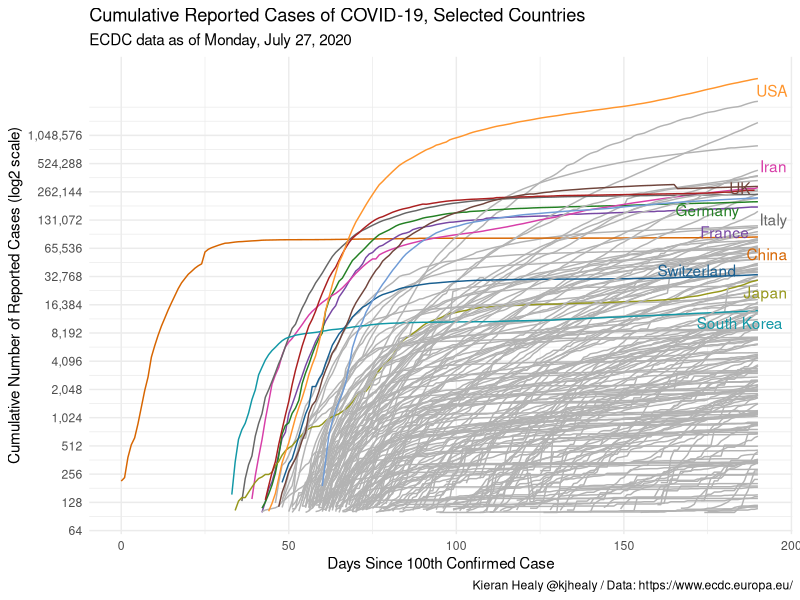
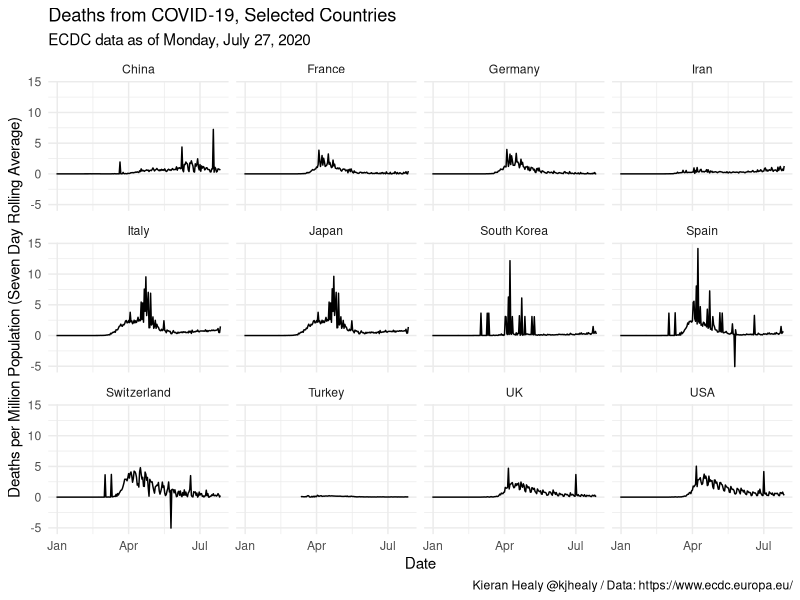

These figures' R source, in order: (Note: this script raises an error after producing the figures.)
# ---
#   title: "DS4IR"
# subtitle: "Comunicação de resultados"
# author: 
#   - Professor Davi Moreira
# - Professor Rafael Magalhães
# date: "`r format(Sys.time(), '%d-%m-%Y')`"
# output: 
#   revealjs::revealjs_presentation:
#   theme: simple
# highlight: haddock
# transition: slide
# center: true
# css: stylesheet.css
# reveal_options:
#   controls: false  # Desativar botões de navegação no slide
# mouseWheel: true # Passar slides com o mouse
# ---
#   
#   ## Programa
#   
#   - Fluxo da ciência de dados
# - A imporância do contexto
# - A escolha da visualização
# - Eliminando ruído
# - Escolhendo o destaque
# - Ajustes estéticos
# - Que história está sendo contada?
#   
#   ## Motivação
#   
#   <center>
#   ![Fluxo](images/motivacao.png)
# </center>
#   
#   ## Fluxo da ciência de dados
#   Percorremos um longo caminho nessas duas semanas. Hoje completamos o ciclo.
# 
# <center>
#   ![Fluxo](images/flow.png)
# </center>
#   
#   ## A floresta e as árvores
#   
#   <center>
#   ![Floresta](images/floresta.jpg){width=400}
# </center>
#   
#   Exploramos muitos detalhes de implementação nesses últimos dias. Nos concentramos em aspectos individuais de cada análise.
# 
# Hoje, queremos dar um passo atrás para pensarmos **menos no detalhe** e **mais no processo**.
# 
# No fim da contas, toda análise de dados tem um propósito. Como alcançá-lo de maneira mais efetiva?
#   
#   
#   ## Elementos essesenciais da comunicação de dados
#   
#   Vamos separar o processo de comunicação de dados em 6 princípios gerais:
#   
#   1. O contexto importa
# 2. A visualização deriva dos dados
# 3. Separar o que é sinal e o que é ruído
# 4. Impor hierarquia entre os dados
# 5. Beleza também conta
# 6. Sua análise deve contar uma história
# 
# 
# ## Contexto
# 
# ## Contexto
# 
# Toda análise tem um objetivo e uma audiência.
# 
# - É importante separar a exploração dos dados e a análise final. Não caia na tentação de mostrar tudo o que você fez.
# 
# - Adapte o relatório a sua audiência. Tomadores de decisão nem sempre estão interessados em detalhes de execução.
# 
# - *E daí?* Tenha em mente um objetivo específico de aprendizado. É ele que vai guiar quais informações são relevantes para seu relatório.
# 
# Números isolados não nos dizem muita coisa. Para tomar decisões com base em evidência, é preciso estabelecer uma **base de comparação** adequada para o objetivo do seu relatório. 
# 
# ## Contexto pode vir em uma informação nova...
# 
# <center>
#   ![Contexto-add](images/contexto-add.png){width=600px}
# </center>
#   
#   ## ... ou reforçar uma informação já existente
#   
#   <center>
#   ![Contexto-obs](images/contexto-obs.png)
# </center>
#   
#   
#   ## A escolha do gráfico
#   
#   ## A escolha do gráfico
#   
#   - [Use gráficos em vez de tabelas!](https://scholar.princeton.edu/sites/default/files/jkastellec/files/graphs.pdf)
# 
# - Que tipo de dados?
#   
#   - Quantas dimensões
# 
# - A maioria dos relatórios é consumida em mídias 2D. Mostrar mais do que isso pode gerar confusão no leitor
# 
# - Cuidado com as escalas!
#   
#   ## Escalas podem ser enganosas
#   
#   <center>
#   ![Escala](images/escala-fail.png){width=600px}
# </center>
#   
#   ## Evite eixos duplos
#   <center>
#   ![Escala](images/eixo-duplo.png){width=600px}
# </center>
#   
#   ## Ou triplos!
#   <center>
#   ![Escala](images/eixo-triplo.png)
# </center>
#   
#   ## Menos gráficos de pizza...
#   
#   <center>
#   ![Escala](images/pie-vs-bar.png)
# </center>
#   
#   
#   ## Oof
#   
#   <center>
#   ![Escala](images/chart-fail.png)
# </center>
#   
#   
#   ## Menos é mais
#   
#   ## Eliminação de ruído
#   
#   Quanto mais informações na sua visualização, maior a carga cognitiva
# 
# <center>
#   ![Escala](images/data-ink-ratio-formula.png)
# </center>
#   
#   
#   ## Data-ink ratio
#   
#   Quanto mais informações na sua visualização, maior a carga cognitiva
# 
# <center>
#   ![Escala](images/data-ink.png)
# </center>
#   
#   
#   ## Limpeza passo a passo
#   
#   <center>
#   ![Escala](images/limpeza-1.png)
# </center>
#   
#   ## Eliminação da borda
#   
#   <center>
#   ![Escala](images/limpeza-2.png)
# </center>
#   
#   
#   ## Limpeza das grades
#   
#   <center>
#   ![Escala](images/limpeza-3.png)
# </center>
#   
#   
#   ## Tirando os pontos
#   
#   <center>
#   ![Escala](images/limpeza-4.png)
# </center>
#   
#   ## Processamento dos eixos
#   
#   <center>
#   ![Escala](images/limpeza-5.png)
# </center>
#   
#   ## Ajeitando o rótulo
#   
#   <center>
#   ![Escala](images/limpeza-6.png)
# </center>
#   
#   
#   ## Ajuste de cores
#   
#   <center>
#   ![Escala](images/limpeza-7.png)
# </center>
#   
#   ## Antes e depois
#   
#   <center>
#   ![Escala](images/limpeza-8.png)
# </center>
#   
#   
#   ## Hierarquia entre os dados
#   
#   ## Conte os dígitos 3
#   
#   <center>
#   ![Hierarquia](images/hierarquia-1.PNG)
# </center>
#   
#   
#   ## Conte os dígitos 3
#   
#   <center>
#   ![Hierarquia](images/hierarquia-2.PNG)
# </center>
#   
#   
#   ## Formas de chamar atenção
#   
#   <center>
#   ![Hierarquia](images/hierarquia-3.PNG)
# </center>
#   
#   
#   ## Destaque por cores
#   
#   <center>
#   ![Hierarquia](images/h-cores.PNG)
# </center>
#   
#   
#   ## Voltando ao nosso exemplo
#   
#   <center>
#   ![Escala](images/limpeza-9.png)
# </center>
#   
#   ## Voltando ao nosso exemplo
#   
#   <center>
#   ![Escala](images/limpeza-10.png)
# </center>
#   
#   
#   ## Use cores de maneira estratégica
#   
#   <center>
#   ![Escala](images/cores.png)
# </center>
#   
#   
#   ## Nem todos os dados têm a mesma importância
#   
#   ## Enfatizando o ponto principal
#   
#   <center>
#   ![Escala](images/enfase.png)
# </center>
#   
#   ## Enfatizando o ponto principal
#   
#   <center>
#   ![Escala](images/enfase-2.png){width=600px}
# </center>
#   
#   ## Enfatizando o ponto principal
#   
#   <center>
#   ![Escala](images/enfase-3.png){width=600px}
# </center>
#   
#   
#   ## Contando sua história
#   
#   ## Amarrando todos os passos
#   
#   Vamos contar uma história partindo do gráfico abaixo, fazendo passo a passo as adaptações sobre as quais conversamos. O que ele está te dizendo?
#   <center>
#   ![Escala](images/final-1.png){width=500px}
# </center>
#   
#   
#   ## Amarrando todos os passos
#   
#   <center>
#   ![Escala](images/final-2.png)
# </center>
#   
#   
#   ## Amarrando todos os passos
#   
#   <center>
#   ![Escala](images/final-3.png)
# </center>
#   
#   ## Amarrando todos os passos
#   <center>
#   ![Escala](images/final-4.png)
# </center>
#   
#   
#   ## Amarrando todos os passos
#   <center>
#   ![Escala](images/final-5.png)
# </center>
#   
#   
#   ## Narrativa final
#   
#   <center>
#   ![Escala](images/hist-1.png)
# </center>
#   
#   ## Narrativa final
#   
#   <center>
#   ![Escala](images/hist-2.png)
# </center>
#   
#   ## Narrativa final
#   
#   <center>
#   ![Escala](images/hist-3.png)
# </center>
#   
#   
#   ## Narrativa final
#   
#   <center>
#   ![Escala](images/hist-4.png)
# </center>
#   
#   
#   ## Narrativa final
#   
#   <center>
#   ![Escala](images/hist-5.png)
# </center>
#   
#   
#   ## Narrativa final
#   
#   <center>
#   ![Escala](images/hist-6.png)
# </center>
#   
#   ## Narrativa final
#   
#   <center>
#   ![Escala](images/hist-7.png)
# </center>
#   
#   ## Narrativa final
#   
#   <center>
#   ![Escala](images/hist-8.png)
# </center>
#   
#   ## Antes e depois
#   
#   <center>
#   ![Escala](images/hist-9.png)
# </center>
#   
#   
#   ## Aplicação: Evolução Covid-19
#   ```{r message=FALSE, warning=FALSE, results='hide'}
# # remotes::install_github("kjhealy/covdata")
# library(covdata)
library(tidyverse)
library(ggrepel)
library(Cairo)
library(slider)
library(ggforce)
library(here)

covnat <- read_csv(here("data","covdata.csv"))
# ```
# 
# 
# ## Evolução Covid-19
# ```{r echo=FALSE, message=FALSE, warning=FALSE, dev='CairoPNG', fig.align='center'}
# ## Função Not In
"%nin%" <- function(x, y) {
  return( !(x %in% y) )
}


focus_cn <- c("CHN", "DEU", "GBR", "USA", "IRN", "JPN",
              "KOR", "ITA", "FRA", "ESP", "CHE", "TUR")

cgroup_cols <- c("#195F90FF", "#D76500FF", "#238023FF", "#AB1F20FF", "#7747A3FF", 
                 "#70453CFF", "#D73EA8FF", "#666666FF", "#96971BFF", "#1298A6FF", "#6F9BD6FF", 
                 "#FF952DFF", "gray70")

covnat %>%
  filter(cu_cases > 99) %>%
  mutate(days_elapsed = date - min(date),
         end_label = ifelse(date == max(date), cname, NA),
         end_label = recode(end_label, `United States` = "USA",
                            `Iran, Islamic Republic of` = "Iran",
                            `Korea, Republic of` = "South Korea",
                            `United Kingdom` = "UK"),
         cname = recode(cname, `United States` = "USA",
                        `Iran, Islamic Republic of` = "Iran",
                        `Korea, Republic of` = "South Korea",
                        `United Kingdom` = "UK"),
         end_label = case_when(iso3 %in% focus_cn ~ end_label,
                               TRUE ~ NA_character_), 
         cgroup = case_when(iso3 %in% focus_cn ~ iso3, 
                            TRUE ~ "ZZOTHER")) %>%
  ggplot(mapping = aes(x = days_elapsed, y = cu_cases, 
                       color = cgroup, label = end_label, 
                       group = cname)) + 
  geom_line(size = 0.5) + 
  geom_text_repel(nudge_x = 0.75,
                  segment.color = NA) + 
  guides(color = FALSE) + 
  scale_color_manual(values = cgroup_cols) +
  scale_y_continuous(labels = scales::comma_format(accuracy = 1), 
                     breaks = 2^seq(4, 20, 1),
                     trans = "log2") + 
  labs(x = "Days Since 100th Confirmed Case", 
       y = "Cumulative Number of Reported Cases (log2 scale)", 
       title = "Cumulative Reported Cases of COVID-19, Selected Countries", 
       subtitle = paste("ECDC data as of", format(max(covnat$date), "%A, %B %e, %Y")), 
       caption = "Kieran Healy @kjhealy / Data: https://www.ecdc.europa.eu/") +
  theme_minimal()

# ```
# 
# ## Média móvel
# ```{r echo=FALSE, message=FALSE, warning=FALSE, dev='CairoPNG', fig.align='center'}
covnat %>%
  mutate(cname = recode(cname, `United States` = "USA",
                        `Iran, Islamic Republic of` = "Iran",
                        `Korea, Republic of` = "South Korea",
                        `United Kingdom` = "UK"),
         cgroup = case_when(iso3 %in% focus_cn ~ iso3, 
                            TRUE ~ "ZZOTHER")) %>%
  mutate(cases7 = slider::slide_dbl((deaths/pop)*1e6, mean, .before = 7, .after = 0, na.rm = TRUE),
         deaths7 = slider::slide_dbl((deaths/pop)*1e6, mean, .before = 7, .after = 0, na.rm = TRUE)) %>%
  filter(iso3 %in% focus_cn) %>%
  ggplot(mapping = aes(x = date, y = deaths7)) + 
  geom_line(size = 0.5) + 
  facet_wrap(~ cname) +
  labs(x = "Date", 
       y = "Deaths per Million Population (Seven Day Rolling Average)", 
       title = "Deaths from COVID-19, Selected Countries", 
       subtitle = paste("ECDC data as of", format(max(covnat$date), "%A, %B %e, %Y")), 
       caption = "Kieran Healy @kjhealy / Data: https://www.ecdc.europa.eu/") +
  theme_minimal()

# ```
# 
# 
# ## Mortes em Nova York
# ```{r echo=FALSE, message=FALSE, warning=FALSE, dev='CairoPNG', fig.align='center'}
nytexcess %>%
  filter(placename == "New York City") %>%
  group_by(year, week) %>%
  mutate(yr_ind = year %in% 2020) %>%
  ggplot(aes(x = week, y = deaths, color = yr_ind, group = year)) + 
  geom_line(size = 0.9) + 
  scale_color_manual(values = c("gray70", "red"), labels = c("2017-2019", "2020")) +
  scale_y_continuous(labels = scales::comma) +
  labs(x = "Week of the Year", 
       y = "Total Deaths", 
       color = "Year",
       title = "Weekly recorded deaths in New York City, 2017-2020") + 
  theme_minimal() + 
  theme(legend.position = "top")
# 
# ```
# 
# ## Material adicional
# 
# - [Flowing Data](https://flowingdata.com/)
# - [Information is Beautiful](https://informationisbeautiful.net/blog/)
# - [The Functional Art](http://www.thefunctionalart.com/)
# - [Covid no Financial Times](https://www.ft.com/content/a2901ce8-5eb7-4633-b89c-cbdf5b386938)
# 
# 
# 
# ## Tarefa da aula
# 
# As instruções da tarefa estão no arquivo `NN-class-ds4ir-assignment.rmd` da pasta 
# `assignment` que se encontra na raiz desse projeto.
# 
# 
# 
# 
# 
# 
# 
# 
# 
# 
